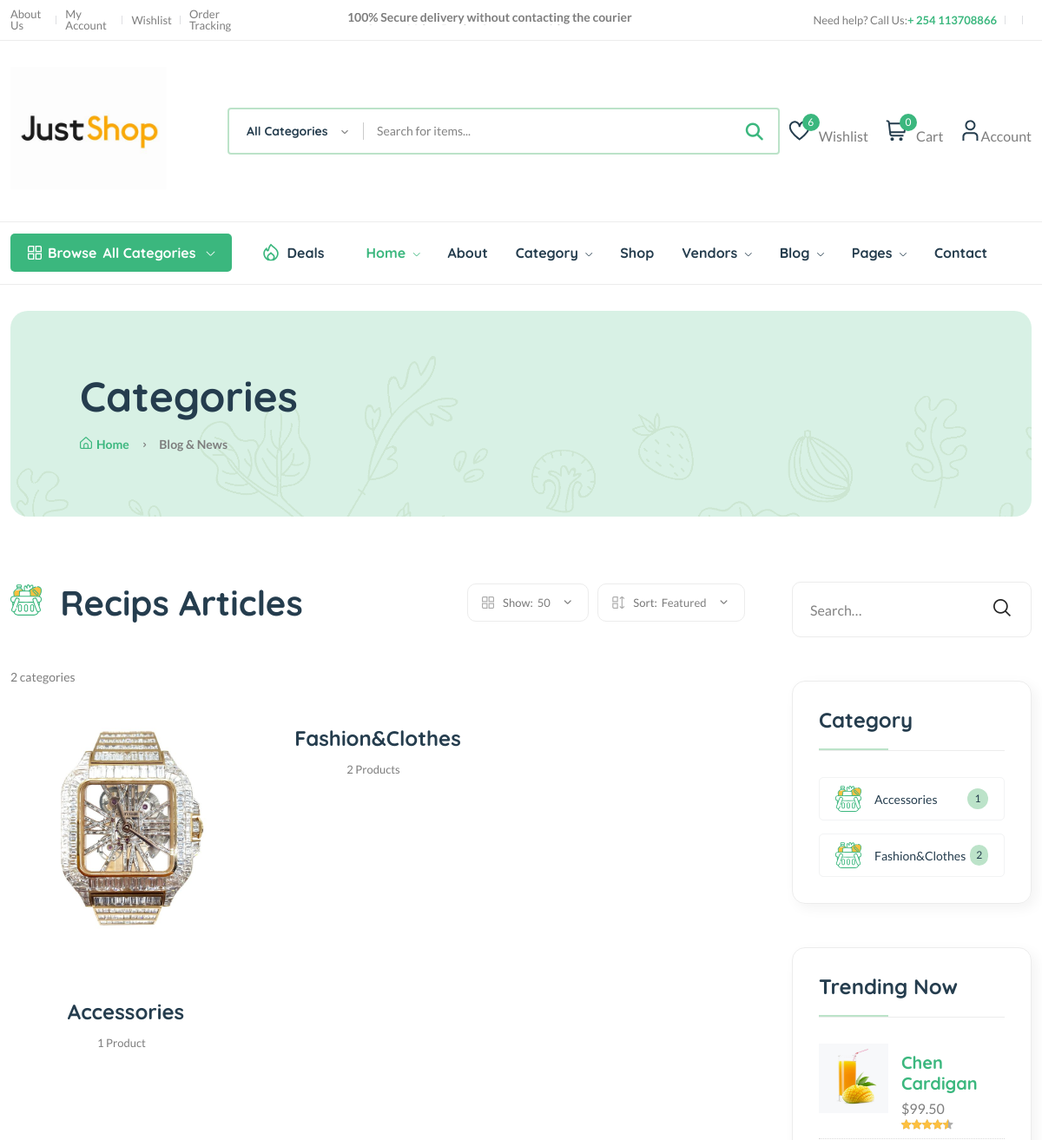
Page /categories/ (upper part) on the earlier database version.
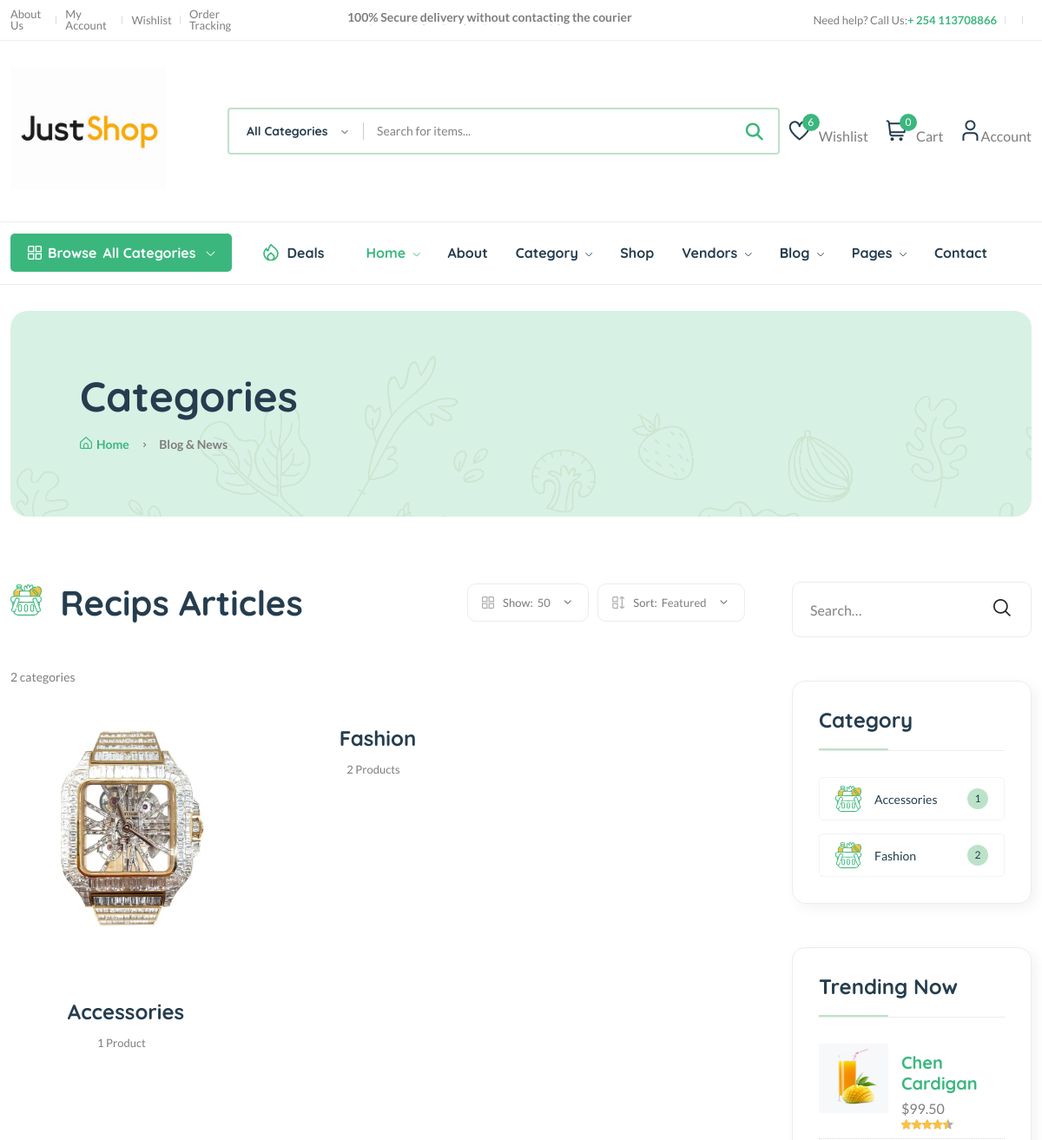
Same page on the later database version.
### core/models.py (models this page shows, shortened)
class Category(models.Model):
    category_id=ShortUUIDField(unique=True,length=10,max_length=20,prefix="CAT",alphabet="abcdefgh12345")
    title=models.CharField(max_length=100,default="Accessories")
    image=models.ImageField(upload_to="category",default="category.jpg")
    class Meta:
        verbose_name_plural="Categories"

### core/views.py (the view)
# urls.py: path('categories/',category_list_view,name="categorieslist"),
def category_list_view(request):
    categories=Category.objects.all()
    context={
        "categories":categories
    }
    return render(request,'core/categories_list.html',context)

### core/context_processor.py (called while the page is built)
def default(request):
    categories=Category.objects.all()
    vendors=Vendor.objects.all()
    min_max_price=Product.objects.aggregate(Min("price"),Max("price"))
    try:
        address=Address.objects.get(user=request.user)
    except:
        address=None
    return {
        'categories':categories,
        'address':address,
        'vendors':vendors,
        'min_max_price':min_max_price,
    }

### templates/core/categories_list.html (shortened to what the changed rows need)
{% extends 'sections/base.html' %}
{%block content%}
    <main class="main">
        <div class="page-header mt-30 mb-75">
            <div class="container">
                <div class="archive-header">
                    <div class="row align-items-center">
                        <div class="col-xl-3">
                            <h1 class="mb-15">Categories</h1>
                        </div>
                    </div>
                </div>
            </div>
        </div>
        <div class="page-content mb-50">
            <div class="container">
                <div class="row">
                    <div class="col-lg-9">
                        <div class="shop-product-fillter mb-50 pr-30">
                            <div class="totall-product">
                                <h2>
                                    <img class="w-36px mr-10" src="assets/imgs/theme/icons/category-1.svg" alt="" />
                                    Recips Articles
                                </h2>
                            </div>
                        </div>
                        <div class="loop-grid pr-30">
                            <div class="row">
                                {% for category in categories %}
                                <article class="col-xl-4 col-lg-6 col-md-6 text-center hover-up mb-30 animated">
                                    <div class="post-thumb">
                                    </div>
                                    <div class="entry-content-2">
                                        <h4 class="post-title mb-15">
                                            <a href="{% url 'core:categoryproductslist' category.category_id %}">{{category.title}}</a>
                                        </h4>
                                        <div class="entry-meta font-xs color-grey mt-10 pb-10">
                                            <div>
                                               <span class="hit-count mr-10">{{category.category.count}} Product{{category.category.count|pluralize}}</span>
                                            </div>
                                        </div>
                                    </div>
                                </article>
                                {% endfor %}
                            </div>
                        </div>
                    </div>
                    <div class="col-lg-3 primary-sidebar sticky-sidebar">
                        <div class="widget-area">
                            <div class="sidebar-widget widget-category-2 mb-50">
                                <ul>
                                    {% for category in categories %}
                                    <li>
                                        <a href="shop-grid-right.html"> <img src="assets/imgs/theme/icons/category-1.svg" alt="" />{{category.title}}</a><span class="count">{{category.category.count}}</span>
                                    </li>
                                    {%endfor%}
                                </ul>
                            </div>
                        </div>
                    </div>
                </div>
            </div>
        </div>
    </main>
{%endblock%}

Differences in the rows shown:
changed Category: title "Fashion&Clothes" → "Fashion"
